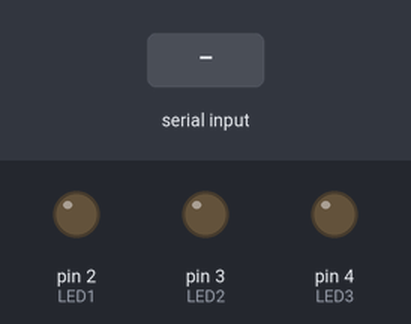
Bench run of a sketch on a simulated Arduino Uno, built with avr-gcc and run on an emulated ATmega328P. On the bench: output pins drawn as LEDs (lit = HIGH). Inputs (shaded band) come from the test bench.

Above: at 1.2 s.
1.3 s: "1" received over Serial
At 2.5 s:
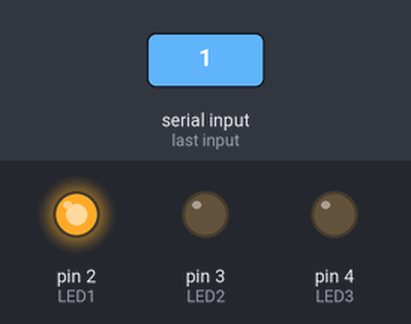
2.8 s: "2" received over Serial
At 3.7 s:
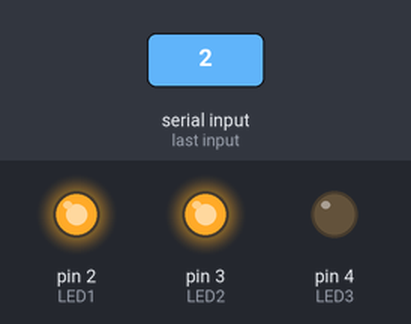
4.3 s: "3" received over Serial
At 4.8 s:
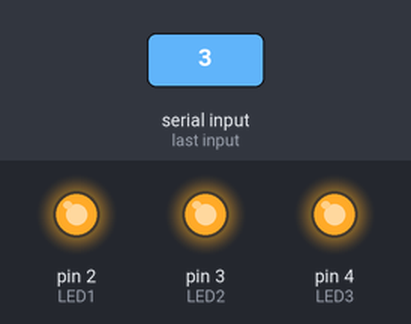
5.8 s: "0" received over Serial
At 7.0 s:
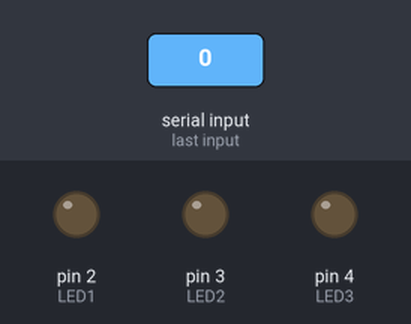
7.3 s: "2" received over Serial
At 8.3 s:
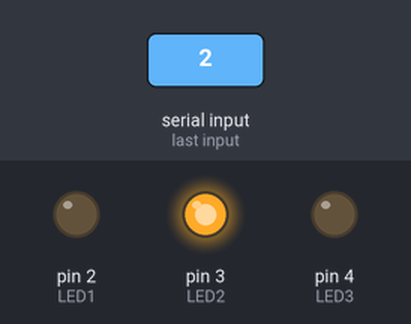
8.8 s: "3" received over Serial
At 9.5 s:
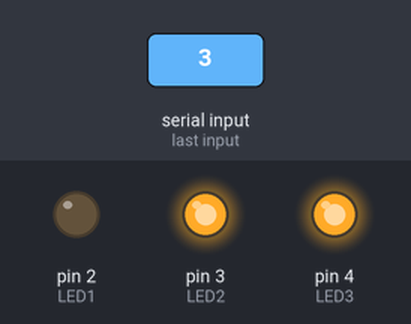
Timing chart, 0 to 11.3 s (numbered marks = the images above; inputs shaded):
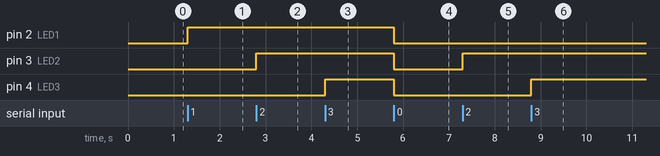

The sketch:

P3_serie_LED.ino
```cpp
int LED1 = 2;
int LED2 = 3;
int LED3 = 4;
int data;

void setup() {
  // put your setup code here, to run once:
  pinMode(LED1, OUTPUT);
  pinMode(LED2, OUTPUT);
  pinMode(LED3, OUTPUT);
  Serial.begin(9600);
}

void loop() {
  // put your main code here, to run repeatedly:
  if(Serial.available()){
    data = Serial.read();
    if(data == '1'){
       digitalWrite(LED1, HIGH);
     }
    if(data == '2'){
      digitalWrite(LED2, HIGH);
      }
    if(data == '3'){
      digitalWrite(LED3, HIGH);
      }
    if(data == '0'){
      digitalWrite(LED1, LOW);
      digitalWrite(LED2, LOW);
      digitalWrite(LED3, LOW);
      }
   }
}
```

Measured:
- after the input at 1.3 s, pin 2 (LED1): LOW → HIGH at once
- after the input at 2.8 s, pin 3 (LED2): LOW → HIGH at once
- after the input at 4.3 s, pin 4 (LED3): LOW → HIGH at once
- after the input at 5.8 s, pin 2 (LED1), pin 3 (LED2), pin 4 (LED3): HIGH → LOW at once
- after the input at 7.3 s, pin 3 (LED2): LOW → HIGH at once
- after the input at 8.8 s, pin 4 (LED3): LOW → HIGH at once
